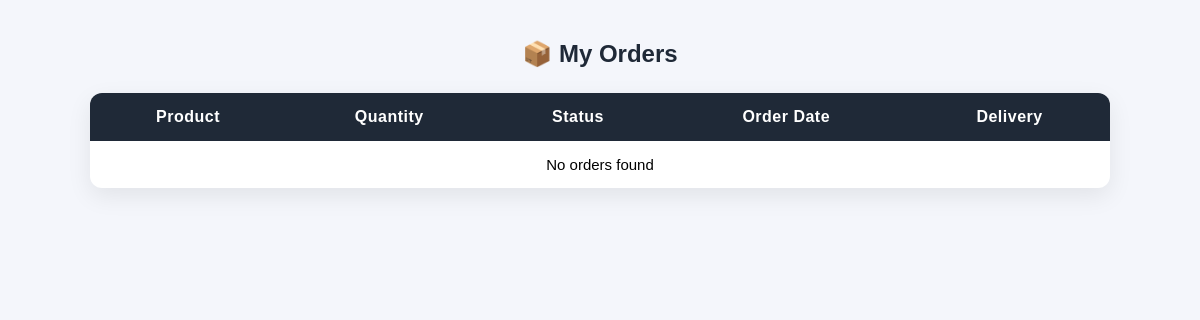
/orders/, run on an earlier commit of the app's database.
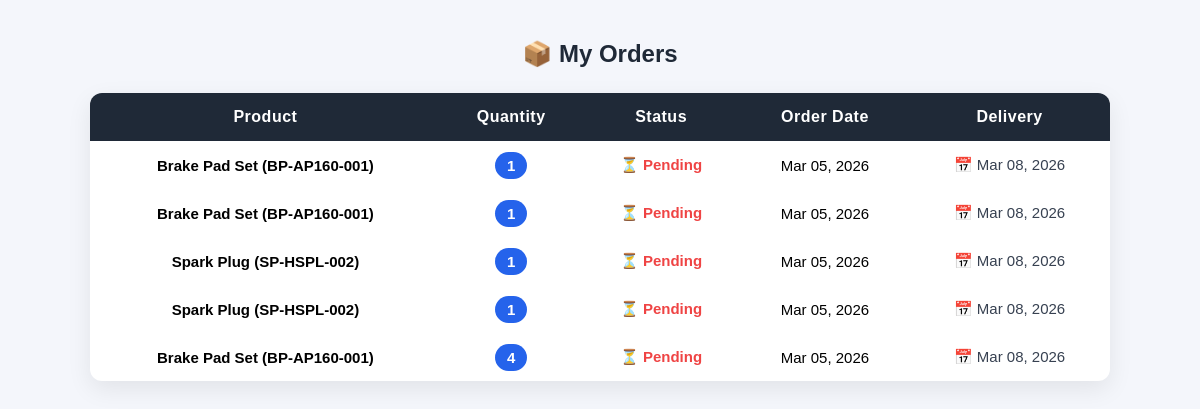
And on a later commit of the database.
### inventory/models.py (models this page shows, shortened)
class Product(models.Model):
    name = models.CharField(max_length=200)
    brand = models.CharField(max_length=100)
    bike_model = models.CharField(max_length=100)
    category = models.CharField(max_length=100)
    part_number = models.CharField(max_length=100, unique=True)
    quantity = models.IntegerField(default=0)
    price = models.DecimalField(max_digits=10, decimal_places=2)
    reorder_level = models.IntegerField(default=5)
    description = models.TextField(blank=True)
    created_at = models.DateTimeField(auto_now_add=True)
    def __str__(self):
        return f"{self.name} ({self.part_number})"

class Order(models.Model):
    STATUS_CHOICES = [
        ('pending', 'Pending'),
        ('shipping', 'In Shipping'),
        ('delivered', 'Delivered'),
    ]
    user = models.ForeignKey(User, on_delete=models.CASCADE, null=True, blank=True)
    product = models.ForeignKey(Product, on_delete=models.CASCADE)
    quantity = models.IntegerField()
    price = models.FloatField()
    status = models.CharField(max_length=20, choices=STATUS_CHOICES, default='pending')
    created_at = models.DateTimeField(auto_now_add=True)

### inventory/views.py (the view)
# urls.py: path('orders/', views.order_history, name='order_history'),
def order_history(request):
    orders = Order.objects.all().order_by('-created_at')
    order_list = []
    for order in orders:
        days_passed = (timezone.now() - order.created_at).days
        if days_passed >= 3:
            status = "delivered"
        elif days_passed >= 1:
            status = "shipping"
        else:
            status = "pending"
        estimated_delivery = order.created_at + timedelta(days=3)
        order_list.append({
            "product": order.product,
            "quantity": order.quantity,
            "created_at": order.created_at,
            "status": status,
            "delivery": estimated_delivery
        })
    return render(request, "inventory/order_history.html", {
        "orders": order_list
    })

### inventory/templates/inventory/order_history.html (shortened to what this page needs)
<!DOCTYPE html>
<html>
<head>
</head>
<body>
<h2>📦 My Orders</h2>
<table>
<tr>
<th>Product</th>
<th>Quantity</th>
<th>Status</th>
<th>Order Date</th>
<th>Delivery</th>
</tr>
{% for order in orders %}
<tr>
<td><strong>{{ order.product }}</strong></td>
<td>
<span class="qty">{{ order.quantity }}</span>
</td>
<td>
{% if order.status == "shipping" %}
<span class="shipping">🚚 In Shipping</span>
{% elif order.status == "delivered" %}
<span class="delivered">✅ Delivered</span>
{% else %}
<span class="pending">⏳ Pending</span>
{% endif %}
</td>
<td>
{{ order.created_at|date:"M d, Y" }}
</td>
<td class="delivery">
📅 {{ order.delivery|date:"M d, Y" }}
</td>
</tr>
{% empty %}
<tr>
<td colspan="5">
No orders found
</td>
</tr>
{% endfor %}
</table>
</body>
</html>

What changed in the data, as far as the page shows it:
now on this page (row edited): Product: product "Brake Pad Set (BP-AP160-001)", quantity "1", created_at "Mar 05, 2026", delivery "Mar 08, 2026", quantity "4"
now on this page (row edited): Product: product "Spark Plug (SP-HSPL-002)", quantity "1", created_at "Mar 05, 2026", delivery "Mar 08, 2026"
Also different on the page:
text no longer shown: "No orders found"
